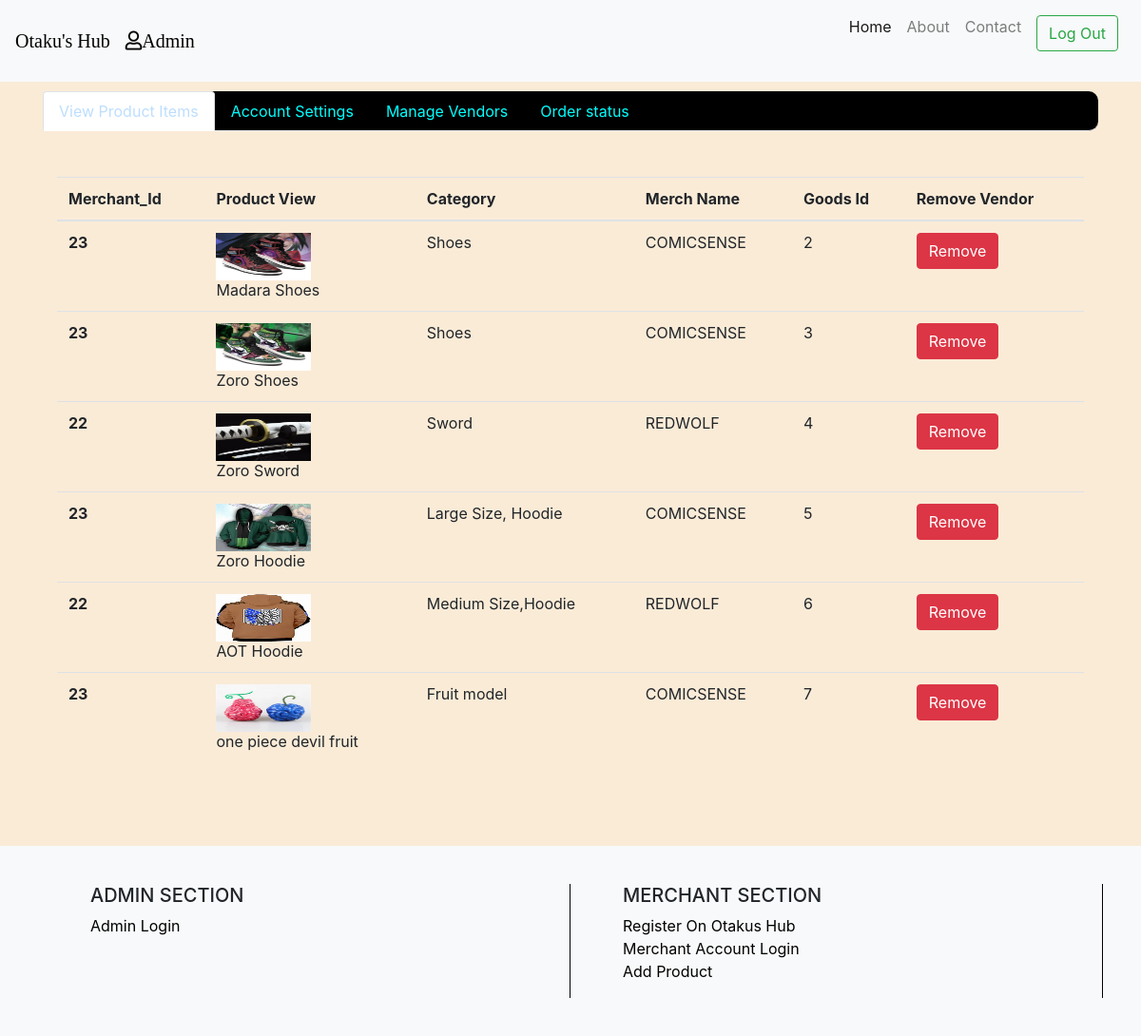
Page /dashboard.php (signed in) on the committed database.
### tables this page shows
CREATE TABLE `tbgood` (
  `good_id` int(11) NOT NULL,
  `fldvendor_id` int(11) NOT NULL,
  `goodname` varchar(100) NOT NULL,
  `cost` bigint(15) NOT NULL,
  `categories` varchar(50) NOT NULL,
  `paymentmode` varchar(50) NOT NULL,
  `fldimage` varchar(1000) NOT NULL
);

CREATE TABLE `tblvendor` (
  `fldvendor_id` int(10) NOT NULL,
  `fld_name` varchar(30) NOT NULL,
  `fld_email` varchar(50) NOT NULL,
  `fld_password` varchar(50) NOT NULL,
  `fld_mob` bigint(10) NOT NULL,
  `fld_phone` bigint(10) NOT NULL,
  `fld_address` varchar(50) NOT NULL,
  `fld_logo` varchar(250) NOT NULL
);

### dashboard.php (the view, shortened to what this page needs)
<?php
include("connection.php");
extract($_REQUEST);
if(!isset($_SESSION['admin']))
{
	header("location:admin.php");
}
else
{
	$admin_username=$_SESSION['admin'];
}
?>
<html>
  <head>
	 <link rel="stylesheet" href="https://stackpath.bootstrapcdn.com/bootstrap/4.3.1/css/bootstrap.min.css">
      <link rel="stylesheet" href="https://use.fontawesome.com/releases/v5.8.1/css/all.css">
  </head>
	<body style="background-color:antiquewhite">
<nav class="navbar navbar-expand-lg navbar-light bg-light fixed-top">
    <a class="navbar-brand" href="index.php"><span style="color:black;font-family: 'Permanent Marker', cursive;">Otaku's Hub</span></a>
    <?php
	if(!empty($admin_username))
	{
	?>
	<a class="navbar-brand" style="color:black; text-decoratio:none;"><i class="far fa-user">Admin</i></a>
	<?php
	}
	?>
    <div class="collapse navbar-collapse" id="navbarResponsive">
      <ul class="navbar-nav ml-auto">
        <li class="nav-item active">
          <a class="nav-link" href="index.php">Home</a>
        </li>
        <li class="nav-item">
          <a class="nav-link" href="aboutus.php">About</a>
        </li>
        <li class="nav-item">
          <a class="nav-link" href="contact.php">Contact</a>
        </li>
		<?php
		if(isset($_SESSION['admin']))
		{
			?>
			<li class="nav-item">
            <a class="nav-link" href="">
		      <form method="post">
			    <button type="submit" name="logout" class="btn btn-outline-success">Log Out</button>
			  </form>
		    </a>
            </li>
			<?php
		}
		?>
      </ul>
    </div>
</nav>
<br><br><br><br>
<div class="container">
	   <ul class="nav nav-tabs nabbar_inverse" id="myTab" style="background:#000000;border-radius:10px 10px 10px 10px;" role="tablist">
          <li class="nav-item">
             <a class="nav-link active" style="color:#BDDEFD;" id="viewitem-tab" data-toggle="tab" href="#viewitem" role="tab" aria-controls="viewitem" aria-selected="true">View Product Items</a>
          </li>
          <li class="nav-item">
              <a class="nav-link"  style="color:#00ffff;" id="manageaccount-tab" data-toggle="tab" href="#manageaccount" role="tab" aria-controls="manageaccount" aria-selected="false">Account Settings</a>
          </li>
		  <li class="nav-item">
              <a class="nav-link" style="color:#00ffff;"  id="ManageVendors-tab" data-toggle="tab" href="#ManageVendors" role="tab" aria-controls="ManageVendors" aria-selected="false">Manage Vendors</a>
          </li>
		  <li class="nav-item">
              <a class="nav-link" style="color:#00ffff;" id="orderstatus-tab" data-toggle="tab" href="#orderstatus" role="tab" aria-controls="orderstatus" aria-selected="false">Order status</a>
          </li>
       </ul>
	   <br><br>
	   <div class="tab-content" id="myTabContent">
            <div class="tab-pane fade show active" id="viewitem" role="tabpanel" aria-labelledby="viewitem-tab">
                 <div class="container">
	               <table class="table">
                 <thead>
                    <tr>
                        <th scope="col">Merchant_Id</th>
                            <th scope="col">Product View</th>
                            <th scope="col">Category</th>
                            <th scope="col">Merch Name</th>
                            <th scope="col">Goods Id</th>
                            <th scope="col">Remove Vendor</th>
                     </tr>
                 </thead>
				 <tbody>
	<?php
	$query=mysqli_query($con,"select tblvendor.fldvendor_id,tblvendor.fld_name,tblvendor.fld_email,tbgood.good_id,tbgood.goodname,tbgood.categories,tbgood.fldimage from  tblvendor right join tbgood on tblvendor.fldvendor_id=tbgood.fldvendor_id");
	    while($row=mysqli_fetch_array($query))
		{
	?>
                    <tr>
                        <th scope="row"><?php echo $row['fldvendor_id'];?></th>
						<td><img src="image/merchant/<?php echo $row['fld_email']."/goodimages/" .$row['fldimage'];?>" height="50px" width="100px">
						<br><?php echo $row['goodname'];?>
						</td>
						<td><?php echo $row['categories'];?></td>
                        <td><?php echo $row['fld_name'];?></td>
                        <td><?php echo $row['good_id'];?></td>
						<form method="post">
                        <td><a href=""><button type="submit" value="<?php echo $row['good_id']; ?>" name="delete"  class="btn btn-danger">Remove </button></td>
                        </form>
                   </tr>
		<?php
		}
		?>
                </tbody>
           </table>
	 </div>
      	    </div>
	  </div>
	</div>
	<br><br><br>
 <?php
			include("footer.php");
			?>
</body>
</html>

### footer.php
<div class="container-fluid animatedParent" style="background:#F8F9FA; padding:40px;">
		    <div class="container">
			      <div class="row animated fadeIn">
					  <div class="col-sm-6" style=" border-right:1px solid black;">
					    <ul>
                          <li><h5>ADMIN SECTION</h5></li>
						  <li><a href="admin.php">Admin Login</a></li>
						</ul>
					  </div>
					  <div class="col-sm-6" style=" border-right:1px solid black;">
					     <ul>
						  <li><h5>MERCHANT SECTION</h5></li>
						  <li><a href="vendor-new.php">Register On Otakus Hub</a></li>
						  <li><a href="vendor_login.php">Merchant Account Login</a></li>
						  <li><a href="good.php">Add Product</a></li>
						</ul>
					  </div>
				  </div>
			 </div>
		  </div>

### dashboard.php (style rules this page uses)
ul li a { color:black; }
ul li { list-style:none; }

### rows in the picture
tbgood: fldvendor.fldvendor_id "23", fldvendor+fldimage (picture), goodname "Madara Shoes", categories "Shoes", fldvendor.fld_name "COMICSENSE", good_id "2"
tbgood: fldvendor.fldvendor_id "23", fldvendor+fldimage (picture), goodname "Zoro Shoes", categories "Shoes", fldvendor.fld_name "COMICSENSE", good_id "3"
tbgood: fldvendor.fldvendor_id "22", fldvendor+fldimage (picture), goodname "Zoro Sword", categories "Sword", fldvendor.fld_name "REDWOLF", good_id "4"
tbgood: fldvendor.fldvendor_id "23", fldvendor+fldimage (picture), goodname "Zoro Hoodie", categories "Large Size, Hoodie", fldvendor.fld_name "COMICSENSE", good_id "5"
tbgood: fldvendor.fldvendor_id "22", fldvendor+fldimage (picture), goodname "AOT Hoodie", categories "Medium Size,Hoodie", fldvendor.fld_name "REDWOLF", good_id "6"
tbgood: fldvendor.fldvendor_id "23", fldvendor+fldimage (picture), goodname "one piece devil fruit", categories "Fruit model", fldvendor.fld_name "COMICSENSE", good_id "7"
